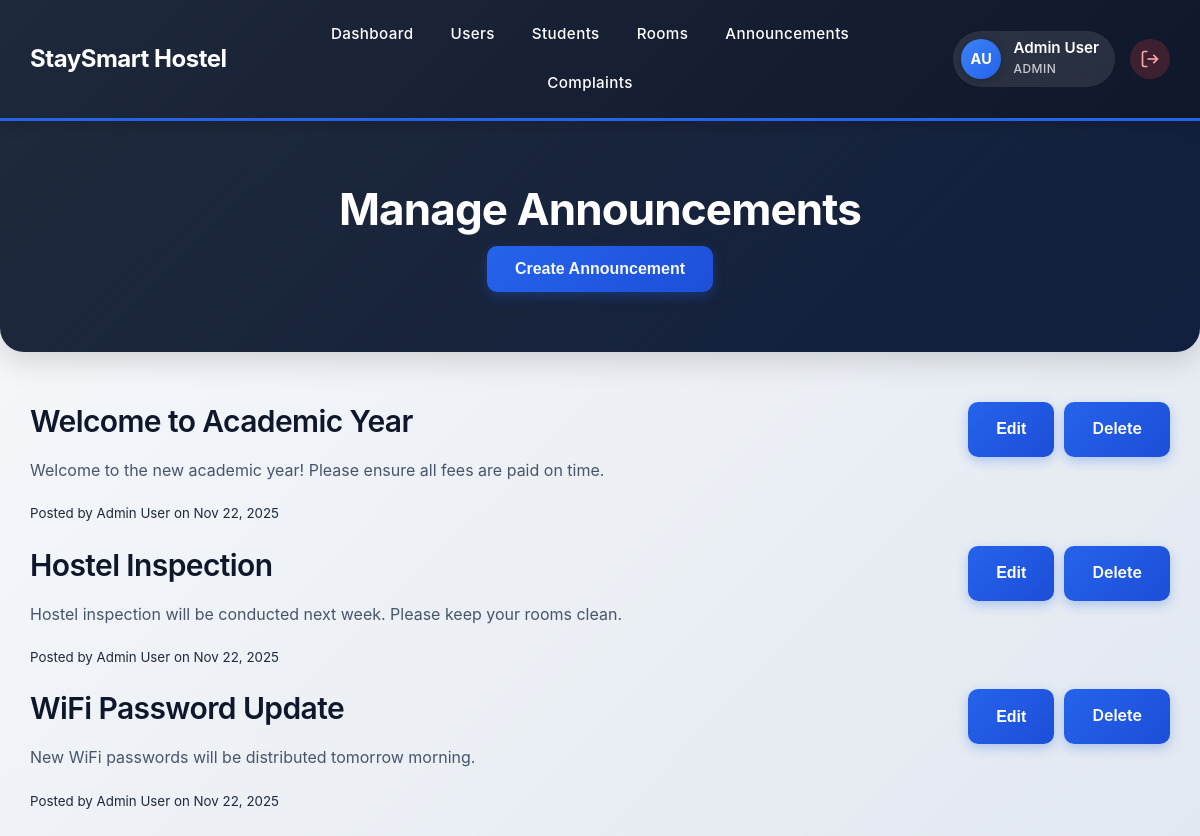
The page /admin/announcements.php (signed in) on the database its author committed.
### tables this page shows
CREATE TABLE `announcements` (
  `id` int(11) NOT NULL,
  `user_id` int(11) NOT NULL,
  `title` varchar(200) NOT NULL,
  `message` text NOT NULL,
  `created_at` timestamp NOT NULL DEFAULT current_timestamp(),
  `updated_at` timestamp NULL DEFAULT NULL ON UPDATE current_timestamp()
);

CREATE TABLE `users` (
  `id` int(11) NOT NULL,
  `username` varchar(50) NOT NULL,
  `email` varchar(100) NOT NULL,
  `password` varchar(255) NOT NULL,
  `role` enum('admin','warden','student','security') NOT NULL,
  `full_name` varchar(100) NOT NULL,
  `home_address` text DEFAULT NULL,
  `phone_number` varchar(12) DEFAULT NULL,
  `student_number` varchar(10) DEFAULT NULL,
  `room_number` int(11) DEFAULT NULL,
  `created_at` timestamp NOT NULL DEFAULT current_timestamp(),
  `created_by` int(11) DEFAULT NULL
);

### admin/announcements.php (the view, shortened to what this page needs)
<?php
include('../includes/db.php');
$announcements = $conn->query("SELECT a.*, u.full_name FROM announcements a JOIN users u ON a.user_id = u.id ORDER BY a.created_at DESC");
?>
<!DOCTYPE html>
<html lang="en">
<head>
  <link rel="stylesheet" href="../assets/style.css">
</head>
<body>
<?php include('../includes/navbar.php'); ?>
<div class="container" style="padding: 30px;">
  <div class="page-header">
    <h1>Manage Announcements</h1>
    <button class="btn btn-primary" onclick="showCreateModal()">Create Announcement</button>
  </div>
  <div class="announcements-grid" style="display: grid; gap: 20px; margin-top: 20px;">
    <?php while($ann = $announcements->fetch_assoc()): ?>
    <div class="card">
      <div class="card-header" style="display: flex; justify-content: space-between;">
        <h3><?php echo htmlspecialchars($ann['title']); ?></h3>
        <div style="display: flex; gap: 10px;">
          <button class="btn btn-sm btn-primary" onclick='editAnnouncement(<?php echo json_encode($ann); ?>)'>Edit</button>
          <a href="?delete=<?php echo $ann['id']; ?>" class="btn btn-sm btn-danger" onclick="return confirm('Delete?')">Delete</a>
        </div>
      </div>
      <div class="card-body">
        <p><?php echo nl2br(htmlspecialchars($ann['message'])); ?></p>
        <small class="text-muted">Posted by <?php echo htmlspecialchars($ann['full_name']); ?> on <?php echo date('M d, Y', strtotime($ann['created_at'])); ?></small>
      </div>
    </div>
    <?php endwhile; ?>
  </div>
</div>
</body>
</html>

### includes/navbar.php (shortened to what this page needs)
<?php
$is_logged_in = isset($_SESSION['user_id']);
$role = $_SESSION['role'] ?? '';
$full_name = $_SESSION['full_name'] ?? 'User';
$name_parts = explode(' ', $full_name);
$initials = '';
if(count($name_parts) >= 2){
    $initials = strtoupper(substr($name_parts[0], 0, 1) . substr($name_parts[count($name_parts)-1], 0, 1));
} else {
    $initials = strtoupper(substr($full_name, 0, 2));
}
$current_dir = basename(getcwd());
$base_path = ($current_dir === 'admin' || $current_dir === 'warden' || $current_dir === 'security' || $current_dir === 'student') ? '../' : '';
?>
<nav class="main-nav">
  <div class="nav-container">
    <div class="nav-brand">
      <h3>StaySmart Hostel</h3>
    </div>
    <div class="mobile-menu" id="mobileMenu">
      <ul class="nav-links">
        <?php if($is_logged_in): ?>
          <?php if($role == 'admin'): ?>
            <li><a href="<?php echo $base_path; ?>admin/dashboard.php">Dashboard</a></li>
            <li><a href="<?php echo $base_path; ?>admin/users.php">Users</a></li>
            <li><a href="<?php echo $base_path; ?>admin/students.php">Students</a></li>
            <li><a href="<?php echo $base_path; ?>admin/rooms.php">Rooms</a></li>
            <li><a href="<?php echo $base_path; ?>admin/announcements.php">Announcements</a></li>
            <li><a href="<?php echo $base_path; ?>admin/complaints.php">Complaints</a></li>
          <?php elseif($role == 'security'): ?>
            <li><a href="<?php echo $base_path; ?>security/dashboard.php">Dashboard</a></li>
            <li><a href="<?php echo $base_path; ?>security/announcements.php">Announcements</a></li>
            <li><a href="<?php echo $base_path; ?>security/checkins.php">Check-Ins/Outs</a></li>
          <?php elseif($role == 'student'): ?>
            <li><a href="<?php echo $base_path; ?>student/dashboard.php">Dashboard</a></li>
            <li><a href="<?php echo $base_path; ?>student/checkins.php">Check-In/Out</a></li>
            <li><a href="<?php echo $base_path; ?>student/payments.php">Payments</a></li>
          <?php endif; ?>
        <?php endif; ?>
      </ul>
    </div>
    <?php if($is_logged_in): ?>
      <div class="nav-user-section">
        <div class="user-profile">
          <div class="profile-avatar"><?php echo $initials; ?></div>
          <div class="profile-info">
            <span class="user-name"><?php echo htmlspecialchars($full_name); ?></span>
            <span class="user-role"><?php echo ucfirst($role); ?></span>
          </div>
        </div>
        <a href="<?php echo $base_path; ?>logout.php" class="logout-btn" title="Logout">
          <svg width="20" height="20" viewBox="0 0 24 24" fill="none" stroke="currentColor" stroke-width="2">
            <path d="M9 21H5a2 2 0 0 1-2-2V5a2 2 0 0 1 2-2h4"></path>
            <polyline points="16 17 21 12 16 7"></polyline>
            <line x1="21" y1="12" x2="9" y2="12"></line>
          </svg>
        </a>
      </div>
    <?php endif; ?>
  </div>
</nav>

### assets/style.css (style rules this page uses)
* { margin: 0; padding: 0; box-sizing: border-box; }
body { font-family: "Inter", "Segoe UI", -apple-system, BlinkMacSystemFont, sans-serif; line-height: 1.6; color: #1e293b; background: linear-gradient(135deg, #f8fafc 0%, #e2e8f0 100%); min-height: 100vh; }
.container { max-width: 1400px; margin: 0 auto; padding: 30px; }
h1, h2, h3, h4, h5, h6 { margin-bottom: 1rem; font-weight: 600; line-height: 1.3; color: #0f172a; letter-spacing: -0.02em; }
h1 { font-size: 2.75rem; font-weight: 700; }
h3 { font-size: 1.875rem; }
p { margin-bottom: 1rem; line-height: 1.7; color: #475569; }
a { color: #2563eb; text-decoration: none; transition: all 0.2s ease; }
nav { background: linear-gradient(135deg, #1e293b 0%, #0f172a 100%); padding: 0; margin-bottom: 0; box-shadow: 0 4px 20px rgba(0, 0, 0, 0.15); border-bottom: 3px solid #2563eb; position: sticky; top: 0; z-index: 1000; }
nav ul { list-style: none; display: flex; justify-content: center; margin: 0; padding: 0; flex-wrap: wrap; }
nav ul li { margin: 0; position: relative; }
nav ul li a { color: #e2e8f0; text-decoration: none; font-weight: 600; padding: 1.25rem 1.75rem; border-radius: 0; transition: all 0.3s ease; display: block; font-size: 0.9375rem; letter-spacing: 0.025em; position: relative; }
nav ul li a::after { content: ''; position: absolute; bottom: 0; left: 50%; transform: translateX(-50%) scaleX(0); width: 80%; height: 3px; background: #2563eb; transition: transform 0.3s ease; }
.page-header, .dashboard-header, .hero-section { text-align: center; padding: 60px 40px; background: linear-gradient(135deg, #1e293b 0%, #0f172a 100%); color: white; margin: -30px -30px 50px -30px; border-radius: 0 0 24px 24px; box-shadow: 0 8px 30px rgba(0, 0, 0, 0.15); position: relative; overflow: hidden; }
.page-header::before, .dashboard-header::before, .hero-section::before { content: ''; position: absolute; top: 0; left: 0; right: 0; bottom: 0; background: linear-gradient(135deg, transparent 0%, rgba(37, 99, 235, 0.1) 100%); pointer-events: none; }
.page-header h1, .page-header p, .dashboard-header h1, .dashboard-header p, .hero-section h1, .hero-section p { position: relative; z-index: 1; color: white; margin-bottom: 0.5rem; }
button, .btn { display: inline-block; padding: 0.875rem 1.75rem; background: linear-gradient(135deg, #2563eb 0%, #1d4ed8 100%); color: white; border: none; border-radius: 10px; cursor: pointer; font-size: 1rem; font-weight: 600; transition: all 0.3s ease; text-decoration: none; box-shadow: 0 4px 12px rgba(37, 99, 235, 0.3); text-align: center; }
.btn-primary { background: linear-gradient(135deg, #2563eb 0%, #1d4ed8 100%); box-shadow: 0 4px 12px rgba(37, 99, 235, 0.3); }

### rows shown on the page
announcements: title "Welcome to Academic Year", message "Welcome to the new academic year! Please ensure all fees are paid on time.", user.full_name "Admin User", created_at "Nov 22, 2025"
announcements: title "Hostel Inspection", message "Hostel inspection will be conducted next week. Please keep your rooms clean.", user.full_name "Admin User", created_at "Nov 22, 2025"
announcements: title "WiFi Password Update", message "New WiFi passwords will be distributed tomorrow morning.", user.full_name "Admin User", created_at "Nov 22, 2025"

### other values the page prints
$initials "AU"
$full_name "Admin User"
$role "ADMIN"
